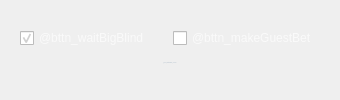
      <widget class="QWidget" name="page_frozen">
       <property name="styleSheet">
        <string notr="true">QLabel {
    color: #aebcca;
	font: 14px &quot;Arial&quot;;
}
QAbstractButton {
    color: rgba(250, 250, 250, 250);
    font: 14px &quot;Arial&quot;;
}
QAbstractButton[theme=&quot;default&quot;] {
	font: 600 12px &quot;Arial&quot;;
color: #ffffff;
padding-bottom: 4px;
spacing: 2px;
}
QAbstractButton[theme=&quot;blue&quot;] {
font: 11px &quot;Showcard Gothic&quot;;
color: #123241;
spacing: 4px;
border: 2px outset rgb(24, 44, 47);
border-radius: 5px;
margin: 1px;
	background-color: qlineargradient(spread:pad, x1:0, y1:1, x2:0, y2:0, stop:0 rgba(215, 215, 215, 255), stop:0.0542169 rgba(139, 139, 139, 245), stop:0.197289 rgba(155, 155, 155, 219), stop:0.763554 rgba(155, 155, 155, 225), stop:0.834411 rgba(144, 144, 167, 239), stop:0.936611 rgba(169, 165, 165, 251), stop:1 rgba(97, 95, 95, 255));
}
QAbstractButton:!checked:hover[theme=&quot;blue&quot;] {
background-color: qlineargradient(spread:pad, x1:0, y1:0.903, x2:0, y2:0.045, stop:0 rgba(214, 244, 255, 248), stop:0.125 rgba(172, 209, 255, 228), stop:0.34 rgba(158, 168, 185, 221), stop:0.59 rgba(227, 248, 255, 219), stop:1 rgba(255, 255, 255, 246));
}
QAbstractButton:checked[theme=&quot;blue&quot;] {
color: #191919;
background-color: qlineargradient(spread:pad, x1:0, y1:1, x2:0, y2:0, stop:0 rgba(0, 121, 41, 255), stop:0.949153 rgba(0, 199, 82, 255), stop:1 rgba(0, 250, 158, 255));
}
QAbstractButton:checked[theme=&quot;blue&quot;] {
background-color: qlineargradient(spread:pad, x1:0, y1:0.903, x2:0, y2:0.045, stop:0 rgba(114, 244, 155, 248), stop:0.125 rgba(172, 239, 155, 228), stop:0.34 rgba(118, 168, 115, 221), stop:0.59 rgba(127, 248, 155, 219), stop:1 rgba(125, 255, 155, 246));
color: #113133;
}
QAbstractButton:pressed[theme=&quot;blue&quot;]
{
    background-color: qlineargradient(spread:reflect, x1:0, y1:0, x2:1, y2:0, stop:0 rgba(6, 24, 24, 255), stop:1 rgba(25, 25, 22, 155));
color: black;
padding-top: 1px;
}
QAbstractButton::indicator[theme=&quot;default&quot;] {
    border: none;

    height: 18px;
    width: 18px;
    background-repeat: no-repeat;
    background-position: left;
    background-attachment: fixed;


    subcontrol-position: left center;
	left: 10px;
    top: 1px;
    background-image: url(:/textures/game/settingsCheckBox.png);
}
QAbstractButton::indicator[theme=&quot;blue&quot;] {
height: 18px;
width: 18px;
border-image: url(:/textures/temp/ico/48x48/Gray1.ico);
}

QAbstractButton::indicator:checked[theme=&quot;blue&quot;] {
    border-image: url(:/textures/temp/ico/48x48/Green1.ico);
}
QAbstractButton::indicator:!checked:hover[theme=&quot;blue&quot;] {
    border-image: url(:/textures/temp/ico/48x48/White1.ico);
}
QAbstractButton::indicator:checked:hover[theme=&quot;blue&quot;] {
border-image: url(:/textures/temp/ico/48x48/Red1.ico);
}
QAbstractButton::indicator:hover[theme=&quot;default&quot;] {
background-position: center;
}
QAbstractButton::indicator:pressed[theme=&quot;default&quot;] {
background-position: right;
}

QAbstractButton::indicator:checked[theme=&quot;default&quot;] {
image-position: center;
	image: url(:/textures/game/icon_check.png);
}
QAbstractButton::indicator:checked:pressed[theme=&quot;default&quot;] {
image-position: center;
}


</string>
       </property>
       <layout class="QGridLayout" name="gridLayout_2" rowstretch="1,1" columnstretch="1,1">
        <property name="leftMargin">
         <number>20</number>
        </property>
        <property name="topMargin">
         <number>10</number>
        </property>
        <property name="rightMargin">
         <number>20</number>
        </property>
        <property name="bottomMargin">
         <number>10</number>
        </property>
        <property name="spacing">
         <number>5</number>
        </property>
        <item row="0" column="0" alignment="Qt::AlignBottom">
         <widget class="QCheckBox" name="bttn_waitBigBlind">
          <property name="styleSheet">
           <string notr="true">::indicator:checked[theme=&quot;default&quot;] {
	image: url(:/textures/game/icon_check_govnocolor.png);
}</string>
          </property>
          <property name="text">
           <string>@bttn_waitBigBlind</string>
          </property>
          <property name="checked">
           <bool>true</bool>
          </property>
          <attribute name="buttonGroup">
           <string notr="true">bttnGrp_guestButtons</string>
          </attribute>
         </widget>
        </item>
        <item row="0" column="1" alignment="Qt::AlignBottom">
         <widget class="QCheckBox" name="bttn_makeGuestBet">
          <property name="styleSheet">
           <string notr="true"/>
          </property>
          <property name="text">
           <string>@bttn_makeGuestBet</string>
          </property>
          <attribute name="buttonGroup">
           <string notr="true">bttnGrp_guestButtons</string>
          </attribute>
         </widget>
        </item>
        <item row="1" column="0" colspan="2" alignment="Qt::AlignTop">
         <widget class="InfoMessage" name="msg_guestButtons">
          <property name="minimumSize">
           <size>
            <width>300</width>
            <height>20</height>
           </size>
          </property>
          <property name="font">
           <font>
            <family>Arial</family>
            <pointsize>-1</pointsize>
            <weight>50</weight>
            <italic>false</italic>
            <bold>false</bold>
           </font>
          </property>
          <property name="text">
           <string>@msg_waitBigBlind_checked</string>
          </property>
          <property name="textFormat">
           <enum>Qt::PlainText</enum>
          </property>
          <property name="alignment">
           <set>Qt::AlignCenter</set>
          </property>
          <property name="wordWrap">
           <bool>true</bool>
          </property>
          <property name="messages">
           <stringlist>
            <string>@msg_waitBigBlind_checked</string>
            <string>@msg_waitBigBlind_unchecked</string>
           </stringlist>
          </property>
          <property name="styles">
           <stringlist>
            <string></string>
            <string></string>
           </stringlist>
          </property>
          <property name="currentMsgIndex">
           <number>0</number>
          </property>
          <property name="defaultMsgIndex">
           <number>0</number>
          </property>
         </widget>
        </item>
       </layout>
      </widget>
